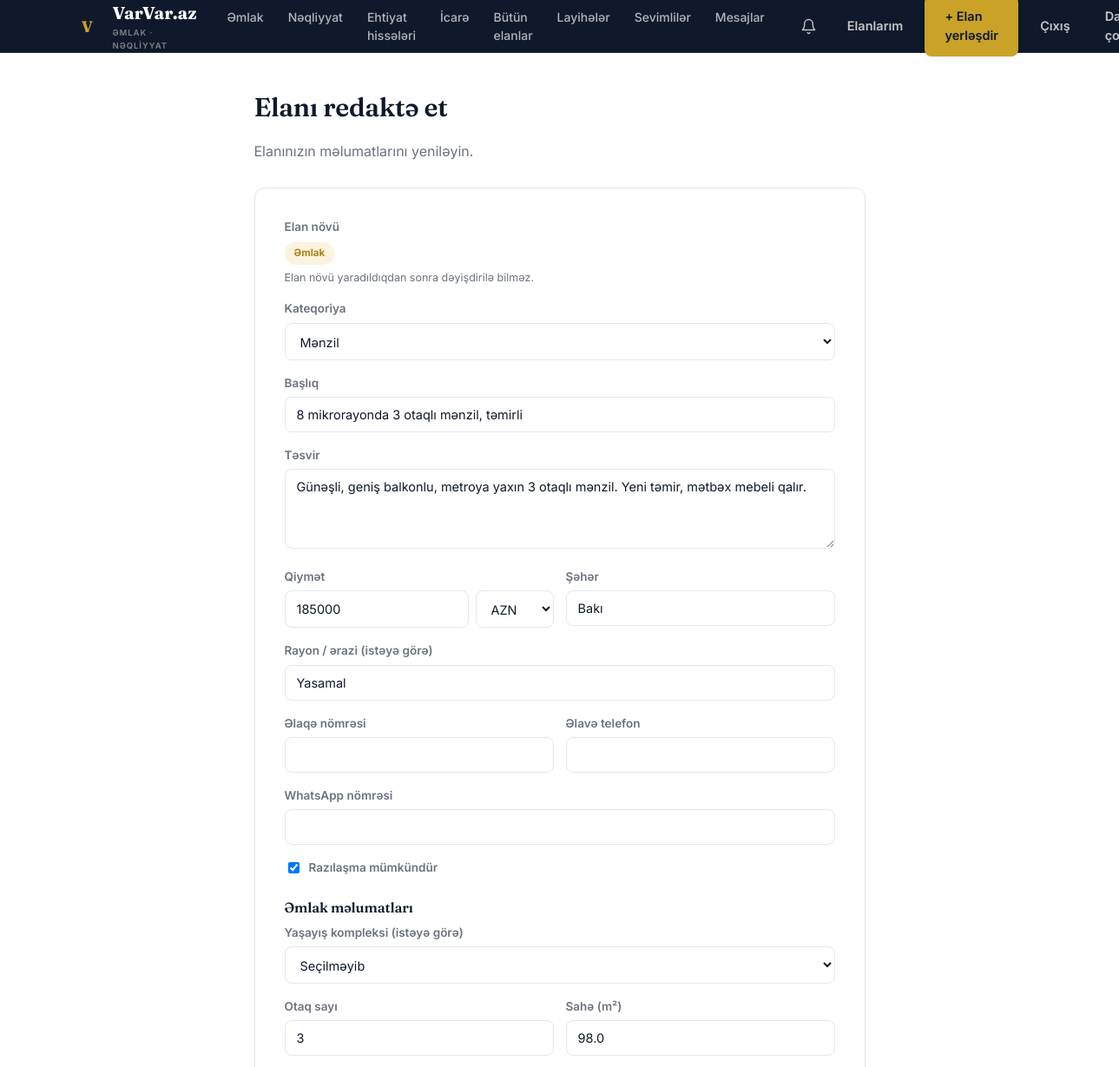
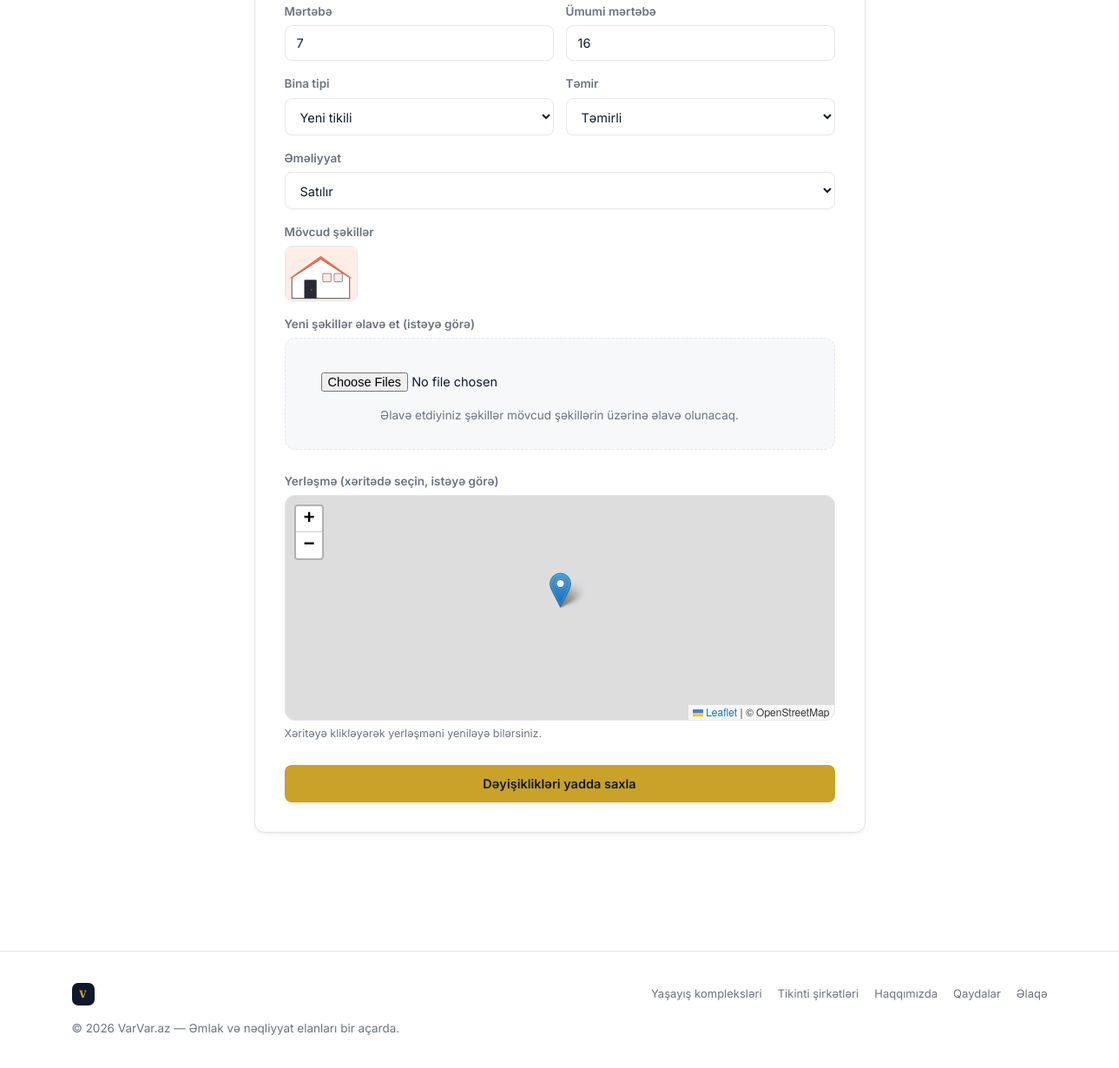
/elan/1/redakte (signed in), run on the app's committed database (2 pictures, top to bottom).
### tables this page shows
CREATE TABLE listings (
    id INTEGER PRIMARY KEY AUTOINCREMENT,
    user_id INTEGER NOT NULL REFERENCES users(id),
    type TEXT NOT NULL CHECK(type IN ('emlak','neqliyyat')),
    category TEXT NOT NULL,          -- e.g. 'menzil','heyet evi','ofis','torpaq' | 'minik','suv','moto'
    title TEXT NOT NULL,
    description TEXT,
    price REAL NOT NULL,
    currency TEXT NOT NULL DEFAULT 'AZN',
    city TEXT NOT NULL,
    district TEXT,
    address TEXT,
    country TEXT,                      -- 'AZ' (default/domestic) | 'AE' | 'TR' | ... for Xaricde evler
    residence_id INTEGER REFERENCES residences(id) ON DELETE SET NULL,  -- optional link to a yaşayış kompleksi
    is_negotiable INTEGER NOT NULL DEFAULT 0,
    status TEXT NOT NULL DEFAULT 'active',   -- active | sold | archived
    views INTEGER NOT NULL DEFAULT 0,
    latitude REAL,
    longitude REAL,
    is_vip INTEGER NOT NULL DEFAULT 0,
    vip_expires_at TEXT,
    contact_phone TEXT,
    contact_phone2 TEXT,
    contact_whatsapp TEXT,
    created_at TEXT NOT NULL DEFAULT (datetime('now')),
    updated_at TEXT NOT NULL DEFAULT (datetime('now'))
);

CREATE TABLE property_details (
    listing_id INTEGER PRIMARY KEY REFERENCES listings(id) ON DELETE CASCADE,
    rooms INTEGER,
    area_m2 REAL,
    floor INTEGER,
    floors_total INTEGER,
    building_type TEXT,      -- kohne tikili / yeni tikili
    repair_status TEXT,      -- temirli / temirsiz / ortaq
    deal_type TEXT NOT NULL DEFAULT 'satilir'  -- satilir / kiraye
);

CREATE TABLE listing_images (
    id INTEGER PRIMARY KEY AUTOINCREMENT,
    listing_id INTEGER NOT NULL REFERENCES listings(id) ON DELETE CASCADE,
    image_path TEXT NOT NULL,
    is_main INTEGER NOT NULL DEFAULT 0,
    sort_order INTEGER NOT NULL DEFAULT 0
);

### app.py (the view, shortened to what this page needs)
@app.route("/elan/<int:listing_id>/redakte", methods=["GET", "POST"])
@login_required
def edit_listing(listing_id):
    db = get_db()
    listing, details, images = fetch_listing_row(listing_id)
    if listing is None:
        abort(404)
    if listing["user_id"] != current_user()["id"]:
        abort(403)
    if request.method == "GET":
        residences = db.execute("SELECT id, name FROM residences ORDER BY name").fetchall()
        return render_template(
            "edit_listing.html", listing=listing, details=details, images=images, residences=residences
        )

### app.py (called while the page is built)
def get_db():
    if "db" not in g:
        g.db = sqlite3.connect(DB_PATH)
        g.db.row_factory = sqlite3.Row
        g.db.execute("PRAGMA foreign_keys = ON")
    return g.db

def current_user():
    if "user_id" not in session:
        return None
    if "_user_cache" not in g:
        db = get_db()
        g._user_cache = db.execute(
            "SELECT * FROM users WHERE id = ?", (session["user_id"],)
        ).fetchone()
    return g._user_cache

def login_required(view):
    @wraps(view)
    def wrapped(*args, **kwargs):
        if current_user() is None:
            flash("Bu əməliyyat üçün hesabınıza daxil olun.", "error")
            return redirect(url_for("login", next=request.path))
        return view(*args, **kwargs)
    return wrapped

def unread_message_count(user_id):
    db = get_db()
    row = db.execute(
        """SELECT COUNT(*) AS cnt FROM messages m
           JOIN conversations c ON c.id = m.conversation_id
           WHERE (c.buyer_id = ? OR c.seller_id = ?) AND m.sender_id != ? AND m.is_read = 0""",
        (user_id, user_id, user_id),
    ).fetchone()
    return row["cnt"]

def unread_notification_count(user_id):
    db = get_db()
    row = db.execute(
        "SELECT COUNT(*) AS cnt FROM notifications WHERE user_id=? AND is_read=0", (user_id,)
    ).fetchone()
    return row["cnt"]

def fetch_listing_row(listing_id):
    db = get_db()
    listing = db.execute(
        """SELECT l.*, CASE WHEN l.is_vip=1 AND l.vip_expires_at > datetime('now') THEN 1 ELSE 0 END AS is_vip_active
           FROM listings l WHERE l.id = ?""",
        (listing_id,),
    ).fetchone()
    if listing is None:
        return None, None, []
    if listing["type"] == "emlak":
        details = db.execute(
            "SELECT * FROM property_details WHERE listing_id = ?", (listing_id,)
        ).fetchone()
    else:
        details = db.execute(
            "SELECT * FROM vehicle_details WHERE listing_id = ?", (listing_id,)
        ).fetchone()
    images = db.execute(
        "SELECT * FROM listing_images WHERE listing_id = ? ORDER BY is_main DESC, sort_order ASC",
        (listing_id,),
    ).fetchall()
    return listing, details, images

### translations.py (called while the page is built)
def get_translator(lang):
    lang = lang if lang in TRANSLATIONS else "az"
    table = TRANSLATIONS[lang]
    az_table = TRANSLATIONS["az"]
    def t(key, default=None):
        return table.get(key, az_table.get(key, default if default is not None else key))
    return t

### templates/edit_listing.html (shortened to what this page needs)
{% extends "base.html" %}
{% block content %}
<div class="wrap" style="max-width:760px;padding-top:40px;padding-bottom:80px;">
  <h1 style="font-size:30px;">Elanı redaktə et</h1>
  <p style="color:var(--ink-soft);margin-bottom:30px;">Elanınızın məlumatlarını yeniləyin.</p>
  <form method="post" enctype="multipart/form-data" class="form-card">
    <div class="field">
      <label>Elan növü</label>
      <span class="badge">{{ 'Əmlak' if listing['type']=='emlak' else 'Nəqliyyat' }}</span>
      <div style="font-size:12.5px;color:var(--ink-soft);margin-top:6px;">Elan növü yaradıldıqdan sonra dəyişdirilə bilməz.</div>
    </div>
    <div class="field">
      <label>Kateqoriya</label>
      <select id="categorySelect" name="category">
        {% set cats = property_categories if listing['type']=='emlak' else vehicle_categories %}
        {% for c in cats %}
          <option value="{{ c }}" {{ 'selected' if (form.category if form else listing['category'])==c }}>{{ c|capitalize }}</option>
        {% endfor %}
      </select>
    </div>
    <div class="field">
      <label>Başlıq</label>
      <input type="text" name="title" required value="{{ form.title if form else listing['title'] }}">
    </div>
    <div class="field">
      <label>Təsvir</label>
      <textarea name="description" rows="4">{{ form.description if form else (listing['description'] or '') }}</textarea>
    </div>
    <div class="field-row">
      <div class="field">
        <label>Qiymət</label>
        <div style="display:flex;gap:8px;">
          <input type="number" step="1" name="price" required value="{{ form.price if form else listing['price']|int }}" style="flex:1;">
          <select name="currency" style="width:90px;flex-shrink:0;">
            {% for c in currencies %}<option value="{{ c }}" {{ 'selected' if listing['currency']==c }}>{{ c }}</option>{% endfor %}
          </select>
        </div>
      </div>
      <div class="field" id="cityField">
        <label>Şəhər</label>
        <input type="text" id="cityInput" name="city" list="cityList" required value="{{ form.city if form else listing['city'] }}">
      </div>
    </div>
    <div class="field" id="districtField">
      <label>Rayon / ərazi (istəyə görə)</label>
      <input type="text" id="districtInput" name="district" value="{{ form.district if form else (listing['district'] or '') }}">
    </div>
    <div class="field-row">
      <div class="field">
        <label>Əlaqə nömrəsi</label>
        <input type="text" name="contact_phone" value="{{ form.contact_phone if form else (listing['contact_phone'] or '') }}">
      </div>
      <div class="field">
        <label>Əlavə telefon</label>
        <input type="text" name="contact_phone2" value="{{ form.contact_phone2 if form else (listing['contact_phone2'] or '') }}">
      </div>
    </div>
    <div class="field">
      <label>WhatsApp nömrəsi</label>
      <input type="text" name="contact_whatsapp" value="{{ form.contact_whatsapp if form else (listing['contact_whatsapp'] or '') }}">
    </div>
    <div class="checkbox-row field">
      <input type="checkbox" name="negotiable" id="negotiable" {{ 'checked' if listing['is_negotiable'] }}>
      <label for="negotiable" style="margin:0;">Razılaşma mümkündür</label>
    </div>
    {% if listing['type'] == 'emlak' %}
    <div>
      <h3 style="font-size:16px;margin-top:24px;">Əmlak məlumatları</h3>
      {% if residences %}
      <div class="field" id="residenceField">
        <label>Yaşayış kompleksi (istəyə görə)</label>
        <select name="residence_id">
          <option value="">Seçilməyib</option>
        </select>
      </div>
      {% endif %}
      <div class="field-row">
        <div class="field"><label>Otaq sayı</label><input type="number" name="rooms" value="{{ details['rooms'] if details else '' }}"></div>
        <div class="field"><label>Sahə (m²)</label><input type="number" name="area_m2" value="{{ details['area_m2'] if details else '' }}"></div>
      </div>
      <div class="field-row">
        <div class="field"><label>Mərtəbə</label><input type="number" name="floor" value="{{ details['floor'] if details else '' }}"></div>
        <div class="field"><label>Ümumi mərtəbə</label><input type="number" name="floors_total" value="{{ details['floors_total'] if details else '' }}"></div>
      </div>
      <div class="field-row">
        <div class="field">
          <label>Bina tipi</label>
          <select name="building_type">
            {% for bt in building_types %}
              <option value="{{ bt }}" {{ 'selected' if details and details['building_type']==bt }}>{{ bt|capitalize }}</option>
            {% endfor %}
          </select>
        </div>
        <div class="field">
          <label>Təmir</label>
          <select name="repair_status">
            <option value="təmirli" {{ 'selected' if details and details['repair_status']=='təmirli' }}>Təmirli</option>
          </select>
        </div>
      </div>
      <div class="field">
        <label>Əməliyyat</label>
        <select name="deal_type">
          <option value="satılır" {{ 'selected' if details and details['deal_type']=='satılır' }}>Satılır</option>
        </select>
      </div>
    </div>
    {% endif %}
    {% if images %}
    <div class="field">
      <label>Mövcud şəkillər</label>
      <div class="gallery-thumbs" style="margin-top:0;">
        {% for img in images %}<img src="{{ img['image_path'] }}" alt="">{% endfor %}
      </div>
    </div>
    {% endif %}
    <div class="field">
      <label>Yeni şəkillər əlavə et (istəyə görə)</label>
      <div class="upload-drop">
        <input type="file" name="images" multiple accept=".png,.jpg,.jpeg,.webp" style="border:none;background:none;">
        <div style="margin-top:6px;">Əlavə etdiyiniz şəkillər mövcud şəkillərin üzərinə əlavə olunacaq.</div>
      </div>
    </div>
    <div class="field">
      <label>Yerləşmə (xəritədə seçin, istəyə görə)</label>
      <div id="pickerMap" class="location-picker-map"></div>
      <div class="location-hint">Xəritəyə klikləyərək yerləşməni yeniləyə bilərsiniz.</div>
    </div>
    <button type="submit" class="btn btn-brass btn-block" style="margin-top:10px;">Dəyişiklikləri yadda saxla</button>
  </form>
</div>
{% endblock %}
{% block extra_head %}
<link rel="stylesheet" href="https://cdnjs.cloudflare.com/ajax/libs/leaflet/1.9.4/leaflet.min.css">
{% endblock %}

### static/css/style.css (style rules this page uses)
:root { --bg: #FFFFFF; --surface: #FFFFFF; --surface-alt: #F7F8FA; --navy: #10192B; --navy-soft: #1C2A44; --ink: #10192B; --ink-soft: #6B7280; --gold: #C9A227; --gold-deep: #A8841C; --gold-soft: #FBF3DD; --line: #E5E7EB; --danger: #C0392B; --radius: 12px; --radius-sm: 8px; --shadow: 0 1px 2px rgba(16,25,43,0.05), 0 4px 14px -6px rgba(16,25,43,0.10); --shadow-lift: 0 8px 20px -6px rgba(16,25,43,0.16), 0 2px 6px rgba(16,25,43,0.06); --city-accent: #5B4FE9; --city-accent-deep: #4636D0; --city-accent2: #FF6B4A; --city-ink: #131320; --city-radius: 18px; --city-shadow-lift: 0 6px 16px rgba(19,19,32,0.08), 0 28px 56px -20px rgba(91,79,233,0.32); }
* { box-sizing: border-box; }
html { scroll-behavior: smooth; }
body { margin: 0; background: var(--bg); color: var(--ink); font-family: 'Inter', system-ui, sans-serif; font-size: 16px; line-height: 1.5; -webkit-font-smoothing: antialiased; }
h1, h2, h3, .display { font-family: 'Fraunces', Georgia, serif; font-weight: 600; letter-spacing: -0.01em; margin: 0 0 .4em; color: var(--ink); }
img { max-width: 100%; display: block; }
.wrap { max-width: 1180px; margin: 0 auto; padding: 0 28px; }
.btn { display: inline-flex; align-items: center; justify-content: center; gap: 8px; padding: 12px 22px; border-radius: var(--radius-sm); font-weight: 600; font-size: 14.5px; border: 1px solid transparent; cursor: pointer; transition: transform .1s ease, background .15s ease, box-shadow .15s ease; font-family: 'Inter', sans-serif; }
.btn-brass { background: var(--gold); color: var(--navy); box-shadow: var(--shadow); }
.btn-block { width: 100%; }
label { font-size: 13.5px; font-weight: 600; color: var(--ink-soft); display: block; margin-bottom: 6px; }
input, select, textarea { width: 100%; padding: 11px 13px; border: 1.5px solid var(--line); border-radius: var(--radius-sm); background: #fff; font-family: inherit; font-size: 14.5px; color: var(--ink); }
.field { margin-bottom: 16px; }
.field-row { display: grid; grid-template-columns: 1fr 1fr; gap: 14px; }
.checkbox-row { display: flex; align-items: center; gap: 8px; }
.checkbox-row input { width: auto; }
.gallery-thumbs { display: flex; gap: 8px; margin-top: 10px; overflow-x: auto; }
.gallery-thumbs img { width: 84px; height: 64px; object-fit: cover; border-radius: var(--radius-sm); border: 1px solid var(--line); cursor: pointer; }
.form-card { background: var(--surface); border: 1px solid var(--line); border-radius: var(--radius); padding: 34px; box-shadow: var(--shadow); }
.badge { display: inline-block; padding: 4px 11px; border-radius: 999px; font-size: 11.5px; font-weight: 700; background: var(--gold-soft); color: var(--gold-deep); }
.upload-drop { border: 1.5px dashed var(--line); border-radius: var(--radius); padding: 28px; text-align: center; color: var(--ink-soft); font-size: 13.5px; background: var(--surface-alt); }
.location-picker-map { height: 260px; border-radius: var(--radius); overflow: hidden; border: 1px solid var(--line); }
.location-hint { font-size: 12.5px; color: var(--ink-soft); margin-top: 6px; }

### data on the page
listings: type "Əmlak", title "8 mikrorayonda 3 otaqlı mənzil, təmirli", description "Günəşli, geniş balkonlu, metroya yaxın 3 otaqlı mənzil. Yeni təmir, mətbəx mebeli qalır.", price "185000", city "Bakı", district "Yasamal"
property_details: rooms "3", area_m2 "98.0", floor "7", floors_total "16"
listing_images: image_path (picture)

### other printed values
{{ t('tagline') }} "ƏMLAK · NƏQLİYYAT"
{{ t('nav.emlak') }} "Əmlak"
{{ t('nav.neqliyyat') }} "Nəqliyyat"
{{ t('nav.butun_elanlar') }} "Bütün elanlar"
{{ t('nav.layiheler') }} "Layihələr"
{{ t('nav.sevimliler') }} "Sevimlilər"
{{ t('nav.mesajlar') }} "Mesajlar"
{{ t('nav.elanlarim') }} "Elanlarım"
{{ t('nav.elan_yerlesdir') }} "+ Elan yerləşdir"
{{ t('nav.cixis') }} "Çıxış"
{{ t('projects.heading') }} "Yaşayış kompleksləri"
{{ t('nav.sirketler') }} "Tikinti şirkətləri"
{{ t('nav.haqqimizda') }} "Haqqımızda"
{{ t('nav.qaydalar') }} "Qaydalar"
{{ t('nav.elaqe') }} "Əlaqə"
